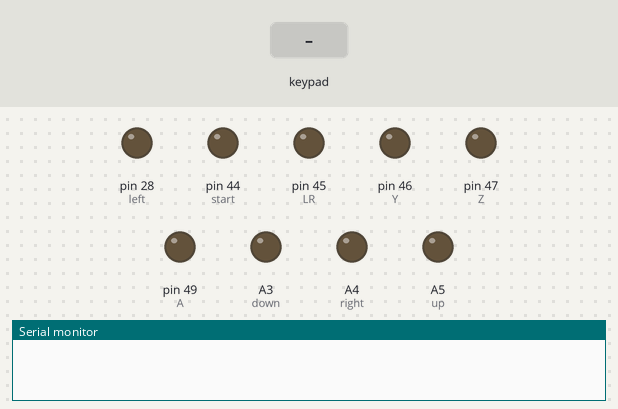
A sketch run on a simulated Arduino Mega 2560, built with avr-gcc and run on an emulated ATmega2560. Shown: output pins drawn as LEDs (lit = HIGH), the last lines printed to the serial monitor. Dashed ring = blinking. The inputs (shaded band) are chosen by the test bench.

Above: at 1.4 s.
1.5 s: key '1' pressed
At 2.8 s:
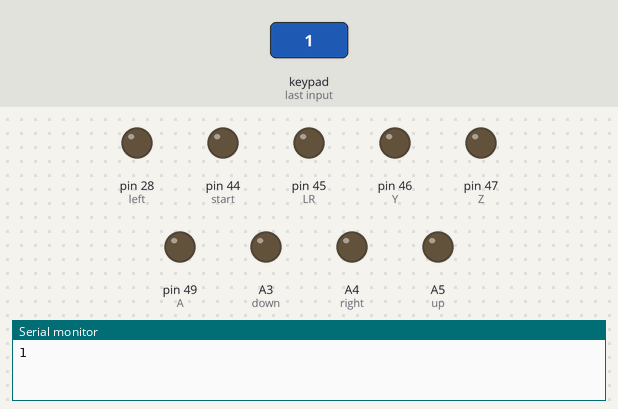
4.5 s: keypad keys 6 7 8 9 # pressed 0.4 s apart
At 5.75 s:
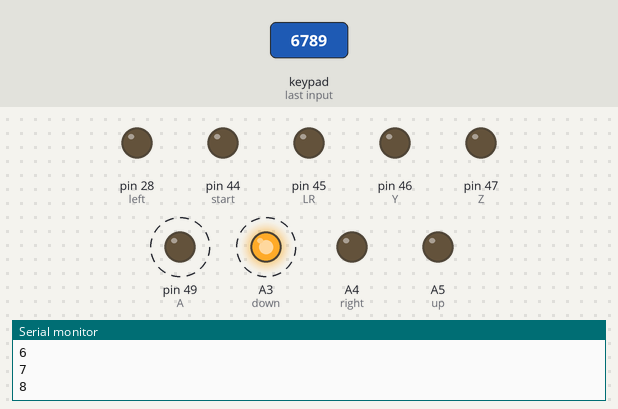
8.0 s: key '*' pressed
At 9.26 s:
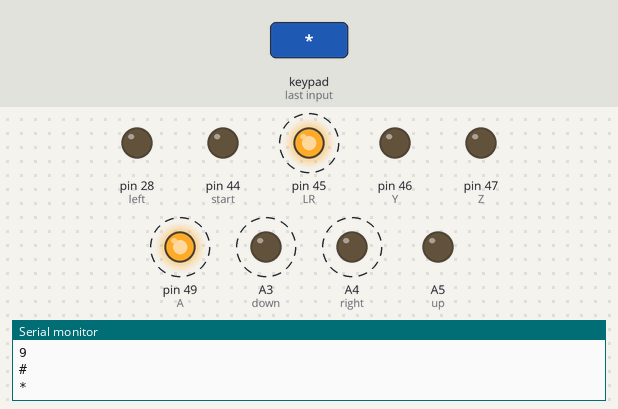
Timing chart, 0 to 17.0 s (numbered marks = the images above; inputs shaded):
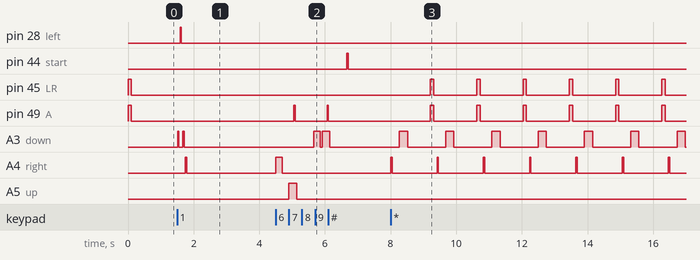

The sketch:

keypad_smash_terry.ino
```cpp
#include <Keypad.h>
const int left = 28;
const int right = A4;
const int up = A5;
const int down = A3;
const int Z = 47;
const int start = 44;
const int A = 49;
const int B = 48;
const int Y = 46;
const int LR = 45;
const int RTilt = 43;
const int LTilt = 42;
const int DTilt = 11;
const int UTilt = 12;
char lastKey = "";
const int timeToWait = 500;
boolean runMe = false;
const byte ROWS = 4;
const byte COLS = 4;
char keys[ROWS][COLS] = {
  {'1', '4', '7', '*'},
  {'2', '5', '8', '0'},
  {'3', '6', '9', '#'},
  {'A', 'B', 'C', 'D'}
};

byte colPins[ROWS] = {2, 3, 4, 5};
byte rowPins[COLS] = {6, 7, 8, 9};

Keypad customKeypad = Keypad( makeKeymap(keys), rowPins, colPins, ROWS, COLS );

void button40(int direct, int wait = 40) {
  digitalWrite(direct, HIGH);
  delay(wait);
  digitalWrite(direct, LOW);
  digitalWrite(direct, LOW);
  digitalWrite(direct, LOW);
  delay(40);
}

void reset() {
  digitalWrite(LR, HIGH);
  digitalWrite(A, HIGH);
  delay(100);
  digitalWrite(LR, LOW);
  digitalWrite(A, LOW);
  delay(100);
}


void fullHop() {
  digitalWrite(Y, HIGH);
  delay(100);
  digitalWrite(Y, LOW);
}

void shortHop() {
  digitalWrite(Y, HIGH);
  delay(40);
  digitalWrite(Y, LOW);
}

void grabDownThrow() {
  digitalWrite(Z, HIGH);
  delay(200);
  digitalWrite(Z, LOW);
  delay(200);
  digitalWrite(down, HIGH);
  delay(50);
  digitalWrite(down, LOW);
  delay(200);

}

void Uair(int drift = false) {
  digitalWrite(Y, HIGH);
  delay(50);
  if (drift) {
    digitalWrite(drift, HIGH);
    delay(30);
    digitalWrite(drift, LOW);
  }
  digitalWrite(up, HIGH);
  digitalWrite(A, HIGH);
  delay(50);
  digitalWrite(Y, LOW);
  digitalWrite(up, LOW);
  delay(75);
  digitalWrite(down, HIGH);
  digitalWrite(A, LOW);
  delay(85);
  digitalWrite(down, LOW);
  delay(100);
}

void Nair(int drift = false) {
  button40(Y);
  if (drift) {
    digitalWrite(drift, HIGH);
    delay(40);
  }
  delay(125);
  if (drift) {
    digitalWrite(drift, LOW);
    digitalWrite(drift, LOW);
    digitalWrite(drift, LOW);
  }
  digitalWrite(A, HIGH);
  delay(400);
  digitalWrite(down, HIGH);
  if (drift) {
    digitalWrite(drift, HIGH);
  }
  delay(100);
  digitalWrite(Y, LOW);
  digitalWrite(A, LOW);
  delay(100);
  digitalWrite(drift, LOW);
  digitalWrite(down, LOW);
  delay(100);
}

void Bair(int backward = left, int forward = right, boolean fastfall = true) {
  digitalWrite(Y, HIGH);
  digitalWrite(forward, HIGH);
  delay(40);
  digitalWrite(Y, LOW);
  delay(85);
  digitalWrite(forward, LOW);
  digitalWrite(backward, HIGH);
  digitalWrite(A, HIGH);
  delay(100);
  digitalWrite(backward, LOW);
  delay(300);

  delay(100);
  digitalWrite(Y, LOW);
  digitalWrite(A, LOW);
  delay(100);
  if (fastfall) {
    digitalWrite(down, LOW);
  }
  delay(100);
}

void Fair(int backward = left, int forward = right, boolean fastfall = true) {
  button40(Y);
  digitalWrite(forward, HIGH);
  delay(125);
  digitalWrite(A, HIGH);
  delay(100);
  delay(300);
  if (fastfall) {
    digitalWrite(down, HIGH);
  }
  delay(100);
  digitalWrite(Y, LOW);
  digitalWrite(A, LOW);
  digitalWrite(forward, LOW);
  delay(100);
  if (fastfall) {
    digitalWrite(down, LOW);
  }
  delay(100);
}

void smashAttack(int direct, int wait = 200) {
  digitalWrite(A, HIGH);
  digitalWrite(direct, HIGH);
  delay(wait);
  digitalWrite(A, LOW);
  digitalWrite(direct, LOW);
  delay(350);
}

void tilt(int direct) {
  if (direct == up || direct == down) {
    digitalWrite(direct, HIGH);
    delay(150);
    button40(A);
    digitalWrite(direct, LOW);
    delay(500);
  } else {
    button40(direct);
  }
}

void dashAttack(int direct) {
  digitalWrite(direct, HIGH);
  delay(150);
  button40(A);
  digitalWrite(direct, LOW);
}

void PG() {
  button40(down);
  button40(left);
  button40(down);
  button40(right);
  digitalWrite(B, HIGH);
  delay(100);
  digitalWrite(B, LOW);
}

void BW() {
  button40(down, 25);
  button40(right, 25);
  button40(down, 25);
  button40(right, 25);
  digitalWrite(B, HIGH);
  delay(100);
  digitalWrite(B, LOW);
}

void powerDunk() {
  digitalWrite(down, HIGH);
  digitalWrite(B, HIGH);
  delay(250);
  digitalWrite(down, LOW);
  digitalWrite(B, LOW);
  delay(700);
}

void crackShoot(int backward) {
  digitalWrite(backward, HIGH);
  digitalWrite(B, HIGH);
  delay(250);
  digitalWrite(backward, LOW);
  digitalWrite(B, LOW);
}

void burningKnuckle(int forward) {
  digitalWrite(forward, HIGH);
  digitalWrite(B, HIGH);
  delay(500);
  digitalWrite(forward, LOW);
  digitalWrite(B, LOW);
}

void testingCombo() {
  for (int x = 0; x < 10; x++) {
    button40(right);
    delay(100);
    tilt(DTilt);
    powerDunk();
    if (x != 9) {
      reset();

    }
  }
}
void setup() {
  Serial.begin(9600);
  pinMode(start, OUTPUT);
  pinMode(up, OUTPUT);
  pinMode(down, OUTPUT);
  pinMode(left, OUTPUT);
  pinMode(right, OUTPUT);
  pinMode(A, OUTPUT);
  pinMode(Y, OUTPUT);
  pinMode(Z, OUTPUT);
  pinMode(LR, OUTPUT);
  reset();
//  testingCombo();
}

void loop() {
  // put your main code here, to run repeatedly:
  char key = customKeypad.getKey();
  if (key != false) {
    Serial.println(key);
  }
  if (key == '1') {
    PG();

  } else if (key == '2') {
    button40(up, 200);

  } else if (key == '3') {
    BW();
  } else if (key == 'A') {
    button40(A);

  } else if (key == '4') {
    button40(left, 200);

  } else if (key == '5') {
    testingCombo();

  } else if (key == '6') {
    button40(right, 200);

  } else if (key == 'B') {
    button40(B);

  } else if (key == '7') {
    tilt(up);

  } else if (key == '8') {
    button40(down, 200);

  } else if (key == '9') {
    tilt(down);

  } else if (key == 'C') {
    smashAttack(down, 500);

  } else if (key == '*') {
    testingCombo();

  } else if (key == '0') {
    grabDownThrow();

  } else if (key == '#') {
    if (runMe) {
      reset();
      button40(B);
      runMe = false;
    } else {
      button40(start);
      runMe = true;
    }

  } else if (key == 'D') {
    reset();
  }

}
```

Measured:
- after the input at 1.5 s, pin 28 (left): LOW → HIGH after 0.09 s, → LOW 0.04 s later; A3 (down): alternates HIGH for 0.04 s and LOW for 0.12 s, 4 changes in all, then stays LOW, starting at once; A4 (right): LOW → HIGH after 0.25 s, → LOW 0.04 s later
- after the input at 4.5 s, pin 44 (start): LOW → HIGH after 2.2 s, → LOW 0.04 s later; pin 49 (A): alternates HIGH for 0.04 s and LOW for 0.97 s, 4 changes in all, then stays LOW, starting after 0.55 s
- after the input at 8.0 s, pin 45 (LR), pin 49 (A): alternates HIGH for 0.10 s and LOW for 1.3 s, starting after 1.2 s; A3 (down): alternates HIGH for 0.25 s and LOW for 1.2 s, starting after 0.27 s; A4 (right): alternates HIGH for 0.04 s and LOW for 1.4 s, starting at once
